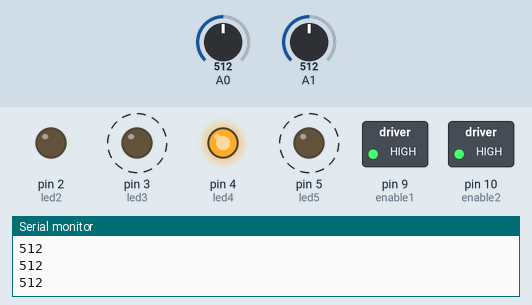
The sketch below on a simulated Arduino Uno, built with avr-gcc and run on an emulated ATmega328P. Shown: switched loads named in the sketch (green lamp = pin HIGH), output pins drawn as LEDs (lit = HIGH), the last lines printed to the serial monitor. Dashed ring = blinking. The test bench sets the inputs (shaded band); at power-on: A1 = 512, A0 = 512.

Above: at 2.0 s.
2.1 s: A1 set to 290
At 2.55 s:
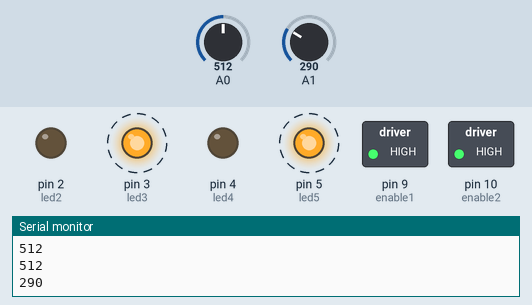
5.6 s: A0 set to 122
At 7.2 s:
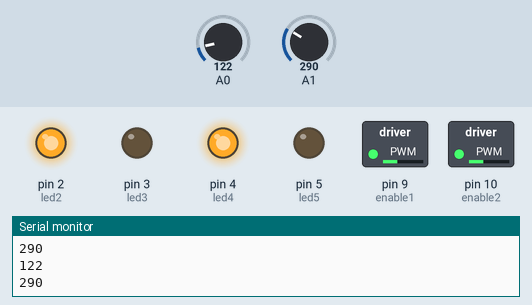
7.5 s: A1 set to 315
At 7.66 s:
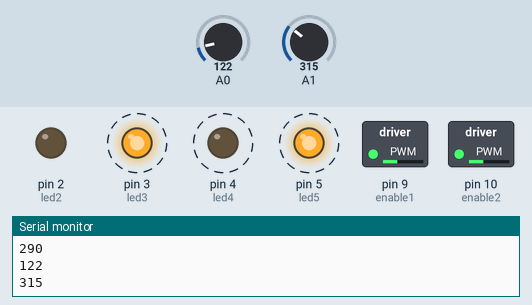
11.0 s: A0 set to 306
At 11.27 s:
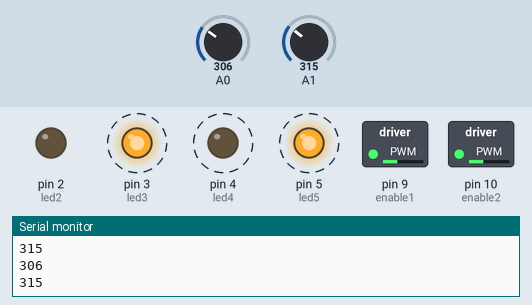
14.5 s: A1 set to 0
At 15.17 s:
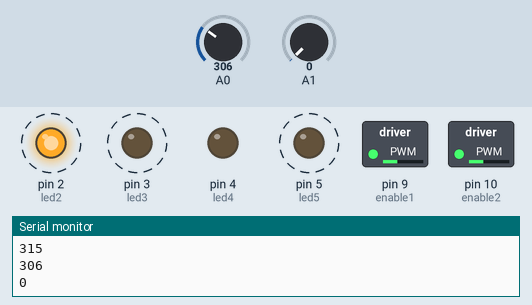
18.3 s: A1 set to 306
At 18.47 s:
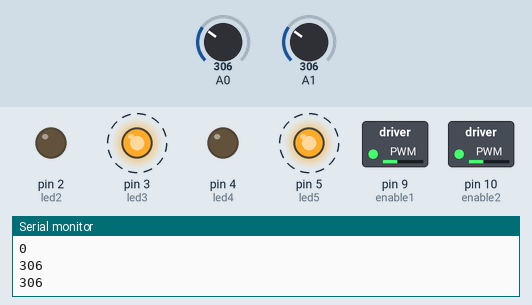
Timing chart, 0 to 22.8 s (numbered marks = the images above; inputs shaded):
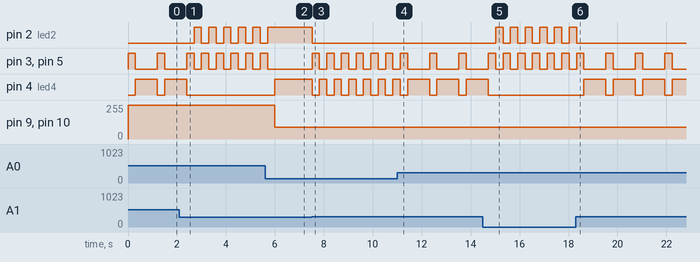

Measured:
- the behaviour switches between 300 and 301 on A1 (found by bisection; images 2 and 3)
- after the input at 2.1 s, pin 2 (led2): alternates HIGH for 0.30 s and LOW for 0.30 s, starting after 0.60 s; pin 3 (led3), pin 5 (led5): alternates HIGH for 0.30 s and LOW for 0.30 s, starting after 0.90 s; pin 4 (led4): goes on until 2.4 s, then stays LOW
- after the input at 5.6 s, pin 2 (led2): goes on until 5.7 s, then stays HIGH; pin 3 (led3), pin 5 (led5): goes on until 5.7 s, then stays LOW; pin 4 (led4): LOW → HIGH after 0.41 s; pin 9 (enable1), pin 10 (enable2): 255/255 → 90/255 after 0.41 s
- after the input at 7.5 s, pin 2 (led2): HIGH → LOW at once; pin 3 (led3), pin 4 (led4), pin 5 (led5): alternates HIGH for 0.30 s and LOW for 0.30 s, starting at once
- after the input at 11.0 s, pin 3 (led3), pin 5 (led5): alternates HIGH for 0.30 s and LOW for 0.90 s, starting after 1.3 s; pin 4 (led4): alternates HIGH for 0.90 s and LOW for 0.30 s, starting after 1.3 s
- after the input at 14.5 s, pin 2 (led2): alternates HIGH for 0.30 s and LOW for 0.30 s, starting after 0.52 s; pin 3 (led3), pin 5 (led5): alternates HIGH for 0.30 s and LOW for 0.30 s, starting after 0.82 s; pin 4 (led4): goes on until 14.7 s, then stays LOW
- after the input at 18.3 s, pin 2 (led2): goes on until 18.3 s, then stays LOW; pin 3 (led3), pin 5 (led5): alternates HIGH for 0.30 s and LOW for 0.90 s, starting after 1.2 s; pin 4 (led4): alternates HIGH for 0.90 s and LOW for 0.30 s, starting after 0.33 s
- by itself, pin 3 (led3), pin 5 (led5): alternates HIGH for 0.30 s and LOW for 0.90 s

The sketch:

Robot.ino
```cpp
int ll;
int
led2 = 2,
led3 = 3,
led4 = 4,
led5 = 5,
enable1 = 9,
enable2 = 10;

int v1=0;
int v2=0;

void setup() {
  Serial.begin(9600);
   pinMode(A0, INPUT);
   pinMode(A1, INPUT);
  pinMode(led2, OUTPUT);
  pinMode(led3, OUTPUT);
  pinMode(led4, OUTPUT);
  pinMode(led5, OUTPUT);
  pinMode(enable1, OUTPUT);
  pinMode(enable2, OUTPUT);
 digitalWrite(enable1,HIGH);
digitalWrite(enable2,HIGH);
}

void loop() {

  v1=analogRead(A0);
  v2=analogRead(A1);
  Serial.println(v1);
  Serial.println(v2);

if(v1<300 && v2<300)

           {

analogWrite(enable1, 90);
analogWrite(enable2, 90);
digitalWrite(led2,HIGH);
digitalWrite(led3,LOW);
digitalWrite(led4,HIGH);
digitalWrite(led5,LOW);
           }

if(v1>300 && v2<300)
{


digitalWrite(led2,LOW);
digitalWrite(led3,HIGH);
digitalWrite(led4,LOW);
digitalWrite(led5,HIGH);

delay(300);

digitalWrite(led2,HIGH);
digitalWrite(led3,LOW);
digitalWrite(led4,LOW);
digitalWrite(led5,LOW);
delay(300);

digitalWrite(led2,LOW);
digitalWrite(led3,LOW);
digitalWrite(led4,LOW);
digitalWrite(led5,LOW);
           }

if(v1<300 && v2>300)
{


digitalWrite(led2,LOW);
digitalWrite(led3,HIGH);
digitalWrite(led4,LOW);
digitalWrite(led5,HIGH);

delay(300);

digitalWrite(led2,LOW);
digitalWrite(led3,LOW);
digitalWrite(led4,HIGH);
digitalWrite(led5,LOW);
delay(300);

digitalWrite(led2,LOW);
digitalWrite(led3,LOW);
digitalWrite(led4,LOW);
digitalWrite(led5,LOW);
           }

if(v1>300 && v2>300)
{


digitalWrite(led2,LOW);
digitalWrite(led3,HIGH);
digitalWrite(led4,LOW);
digitalWrite(led5,HIGH);

delay(300);

digitalWrite(led2,LOW);
digitalWrite(led3,LOW);
digitalWrite(led4,HIGH);
digitalWrite(led5,LOW);
delay(900);

digitalWrite(led2,LOW);
digitalWrite(led3,LOW);
digitalWrite(led4,LOW);
digitalWrite(led5,LOW);
           }
}
```
